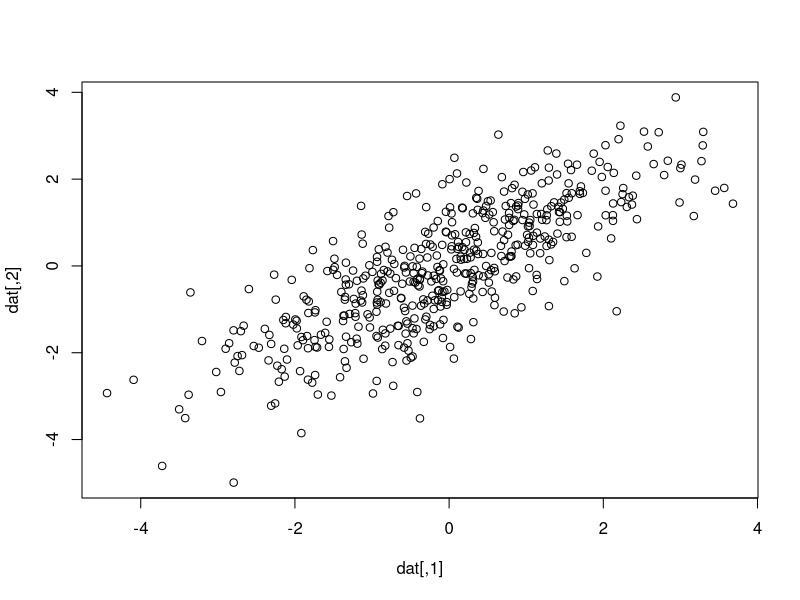
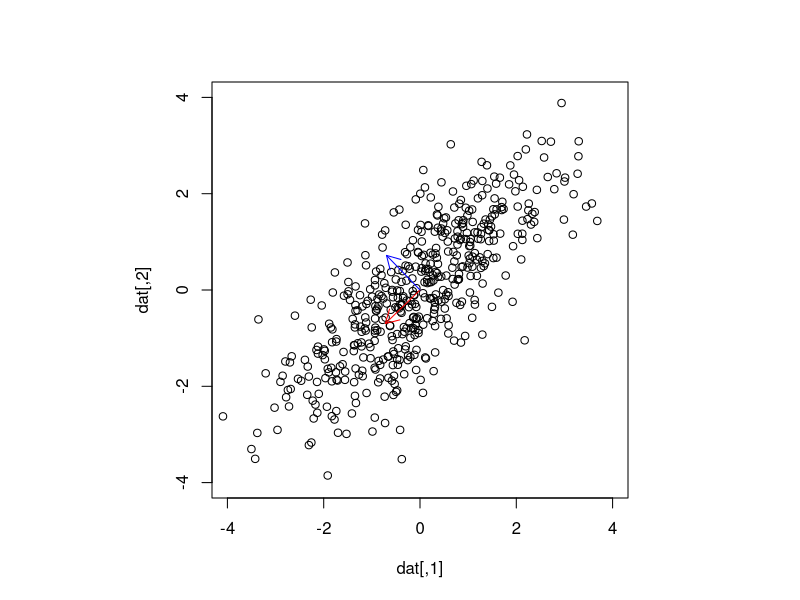
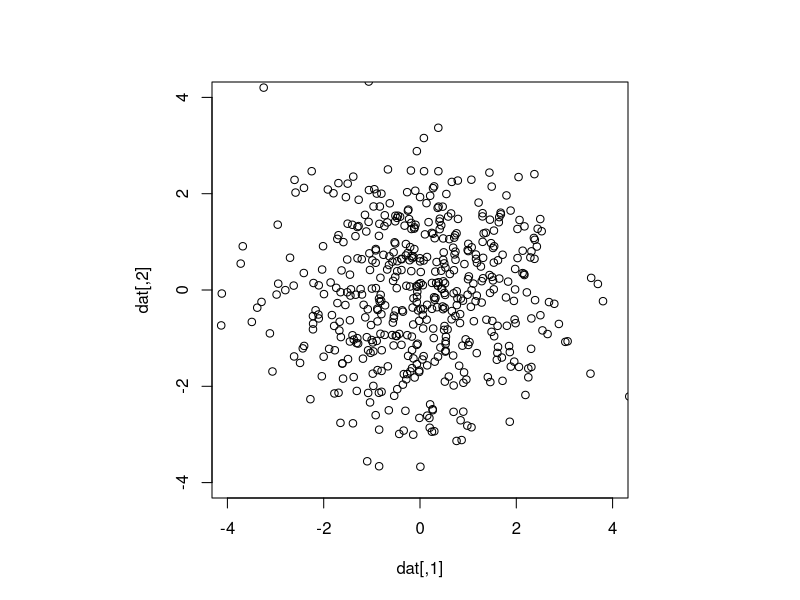
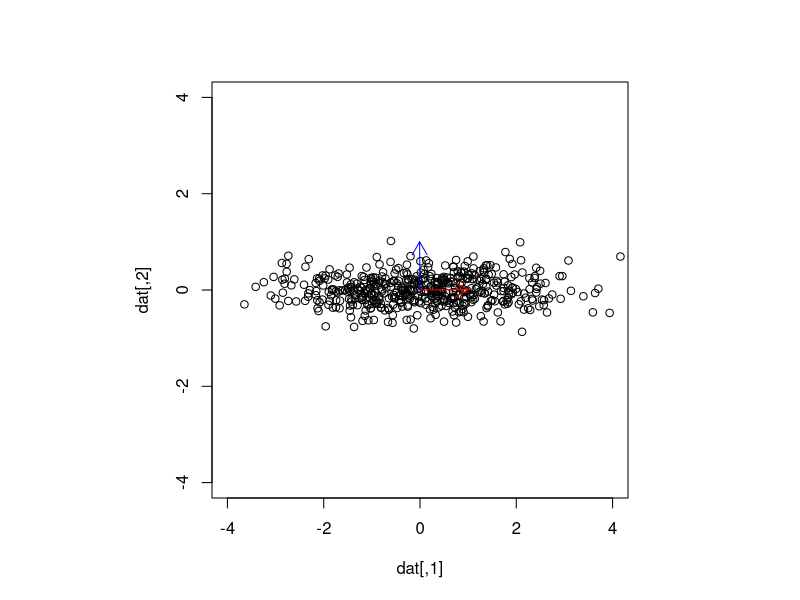
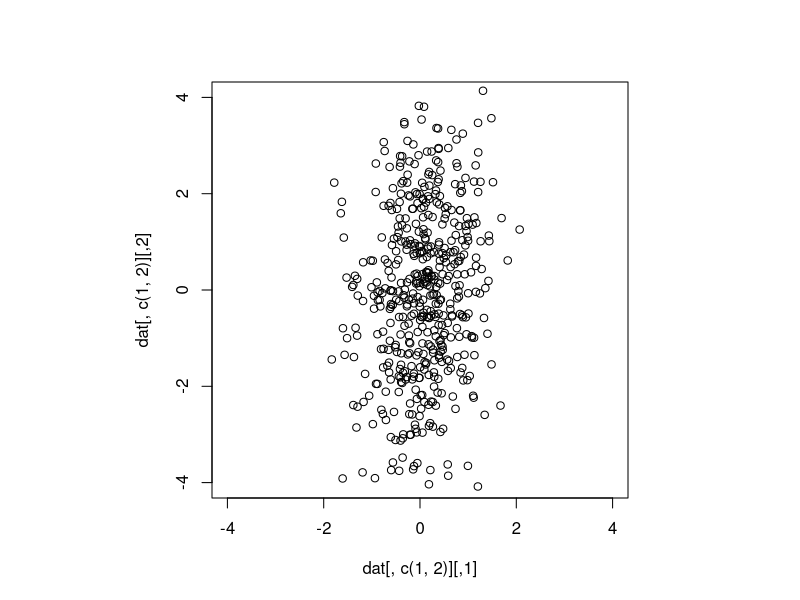
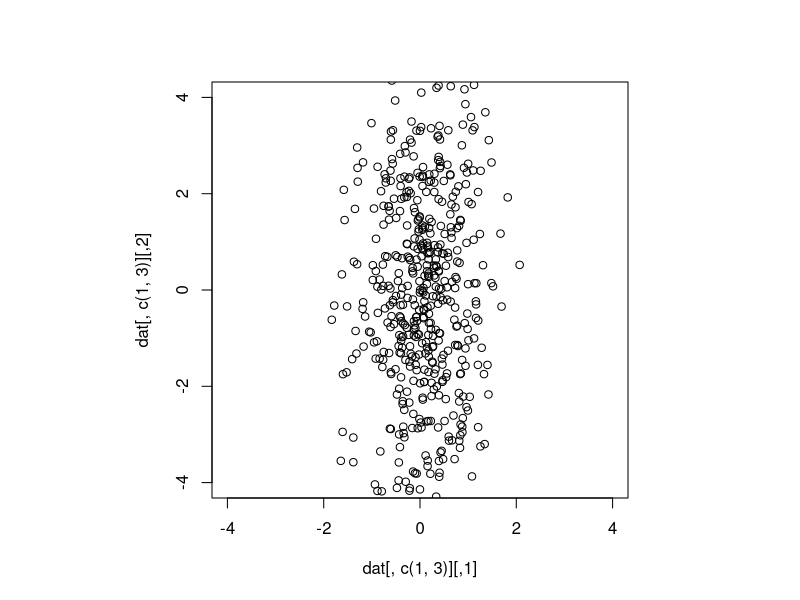
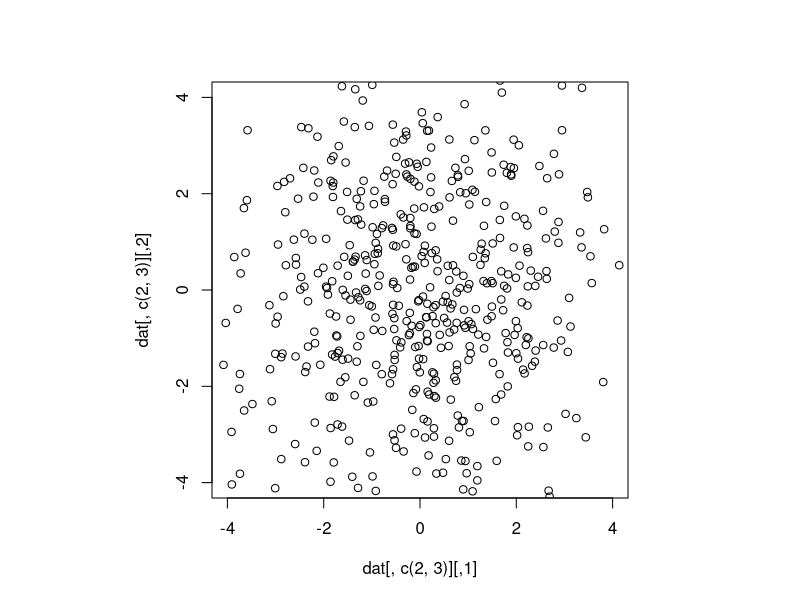
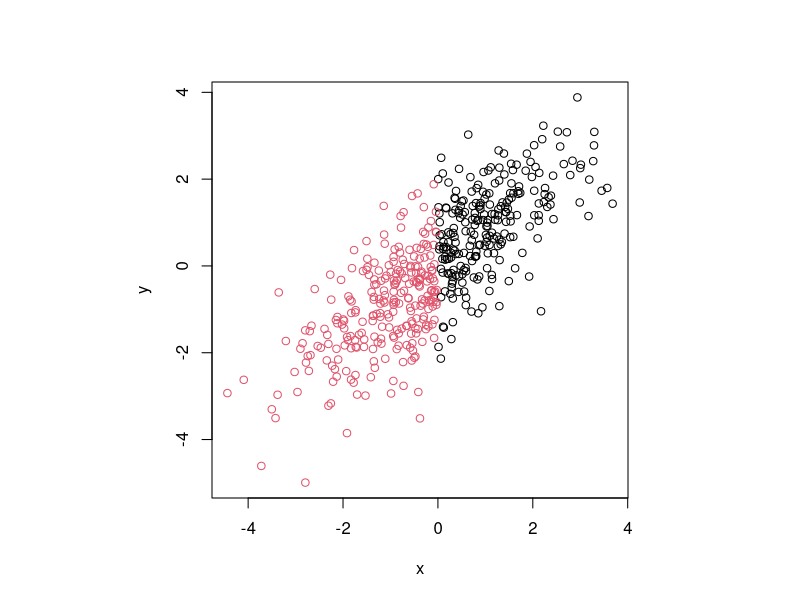

Reproduce these figures in R, in order. (Note: this script raises an error after producing the figures.)
## ---- chunk 1
##knitr::opts_chunk$set(echo = TRUE)
library(ggplot2)
library(stats)
library(MASS)
library(scales)
## ---- chunk 2

set.seed(666)
dat<-mvrnorm(n = 500, mu=c(0,0), Sigma=matrix(c(2,1.5,1.5,2),nrow=2, ncol=2)) 
plot(dat)
## ---- chunk 3
princomp(dat)
temp<-prcomp(dat)
temp.eigen<-eigen(cov(dat))
temp
pca<-princomp(dat, cor=FALSE)
summary(pca)
pca$sdev[1]^2/sum(pca$sdev^2)  ## find proportion of variance explained

## ---- chunk 4
par(pty="s")
plot(dat,ylim=c(-4,4),xlim=c(-4,4))
arrows(0, 0, -0.7185, -0.6955,length=0.15,col="red")
arrows(0, 0, -0.6955, 0.7185,length=0.15,col="blue")
       #col = par("fg"), lty = par("lty"), xpd = FALSE)
cov(dat)

## ---- chunk 5
set.seed(999)
dat<-mvrnorm(n = 500, mu=c(0,0), Sigma=matrix(c(2,0,0,2),nrow=2, ncol=2)) 
par(pty="s")
plot(dat,ylim=c(-4,4),xlim=c(-4,4))

## ---- chunk 6
set.seed(666)
dat<-mvrnorm(n = 500, mu=c(0,0), Sigma=matrix(c(2,0,0,0.1),nrow=2, ncol=2)) 
par(pty="s")
plot(dat,ylim=c(-4,4),xlim=c(-4,4))
arrows(0, 0, 1, 0.009,length=0.15,col="red")
arrows(0, 0, -0.009, 1,length=0.15,col="blue")
prcomp(dat)

## ---- chunk 7
dat<-mvrnorm(n = 500, mu=c(0,0,0), Sigma=matrix(c(0.5,0.1,0.1,0.1,3,0.1,0.1,0.1,5),nrow=3, ncol=3))
par(pty="s")
plot(dat[,c(1,2)],ylim=c(-4,4),xlim=c(-4,4))
plot(dat[,c(1,3)],ylim=c(-4,4),xlim=c(-4,4))
plot(dat[,c(2,3)],ylim=c(-4,4),xlim=c(-4,4))
prcomp(dat)

## ---- chunk 8
set.seed(666)
dat<-mvrnorm(n = 500, mu=c(0,0), Sigma=matrix(c(2,1.5,1.5,2),nrow=2, ncol=2)) 
datf<-data.frame(x=dat[,1],y=dat[,2],catgry=NA)
datf[which(datf$x>0),]$catgry<-"A"
datf[which(datf$x<0),]$catgry<-"B"
datf$catgry <- as.factor(datf$catgry)
r <- lda(formula = catgry ~ ., 
         data = datf, 
         prior = c(1,1)/2)

plot(y~x, data=datf, col=as.integer(datf$catgry))

pca <- prcomp(datf[,-3],
              center = TRUE,
              scale. = TRUE) 

prop.pca = pca$sdev^2/sum(pca$sdev^2)


#plot(pca, col=as.integer(datf$catgry))

#prop.lda = lda$svd^2/sum(lda$svd^2)

#plda <- predict(object = lda,
#                newdata = datf)

dataset = data.frame(grps = datf[,3],
                     pca = pca$x)#, lda = plda$x)

#ggplot(dataset) + geom_point(aes(lda.LD1, lda.LD2, colour = catgry, shape = grps), size = 2.5) + 
#  labs(x = paste("LD1 (", percent(prop.lda[1]), ")", sep=""),
#       y = paste("LD2 (", percent(prop.lda[2]), ")", sep=""))

ggplot(dataset) + geom_point(aes(pca.PC1, pca.PC2, colour = grps, shape = grps), size = 2.5) +
  labs(x = paste("PC1 (", percent(prop.pca[1]), ")", sep=""),
       y = paste("PC2 (", percent(prop.pca[2]), ")", sep=""))

#grid.arrange(p1, p2)
## ---- chunk 9
set.seed(666)
#dat<-mvrnorm(n = 30, mu=c(0,0), Sigma=matrix(c(2,1.5,1.5,2),nrow=2, ncol=2)) 
dat<-mvrnorm(n = 100, mu=c(0,0), Sigma=matrix(c(1,0,0,1),nrow=2, ncol=2))
datf<-data.frame(x=dat[,1],y=dat[,2],catgry=NA)
datf$catgry<-sample(c("A","B"),size=length(datf$x),replace=TRUE)
datf$catgry <- as.factor(datf$catgry)
plot(y~x, data=datf, col=as.integer(datf$catgry))

r <- lda(formula = catgry ~ ., 
         data = datf, 
         prior = c(1,1)/2)

prop.r  <- lda$svd^2/sum(lda$svd^2)
predict(object=r, newdata = datf)
plot(r, col = as.integer(datf$catgry))
## ---- chunk 10
## from https://www.r-bloggers.com/how-to-perform-pca-on-r/
pca<-princomp(USArrests, cor=TRUE)
summary(pca)
## ---- chunk 11
data("iris")

